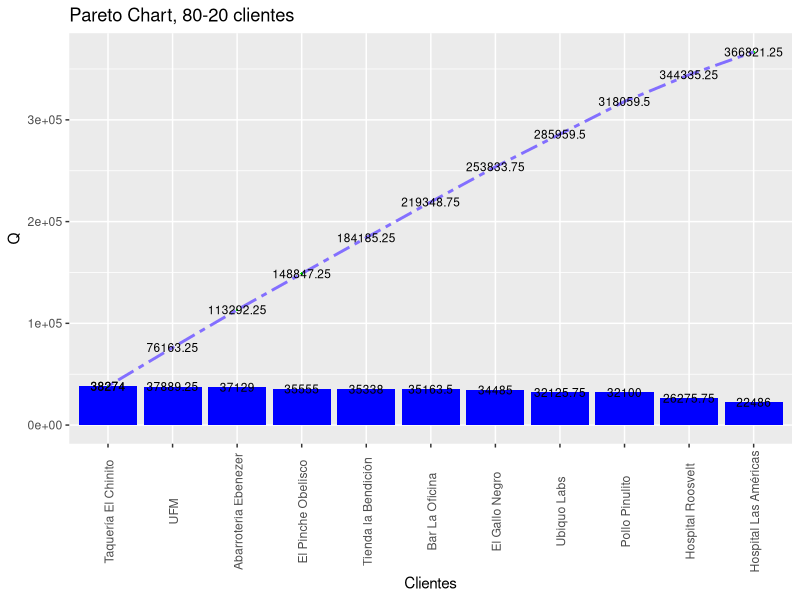
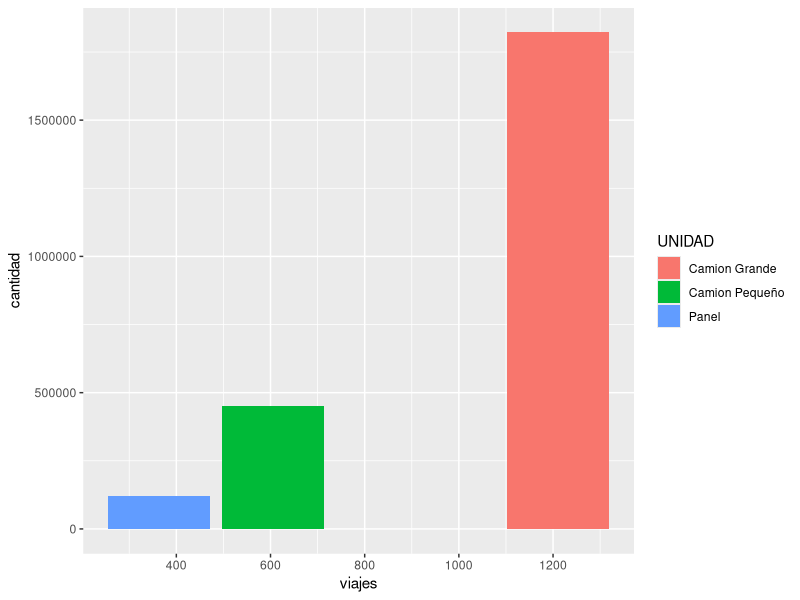
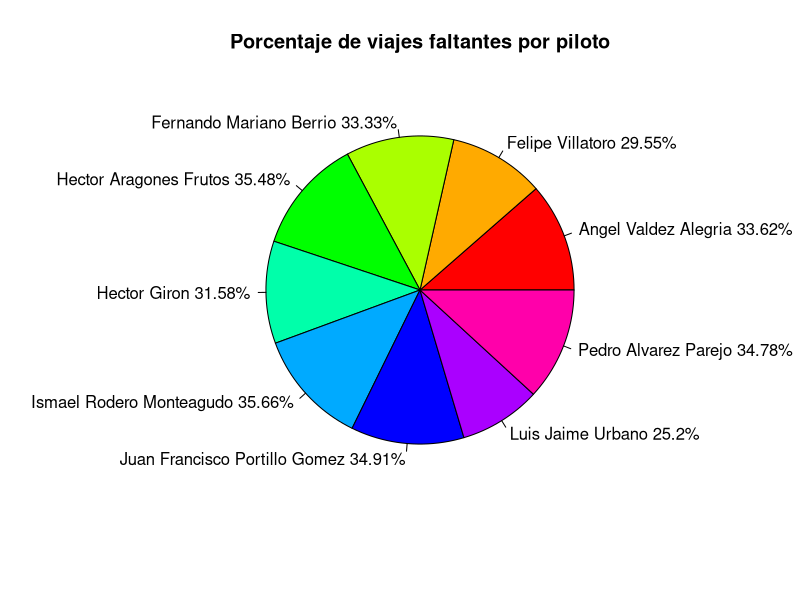
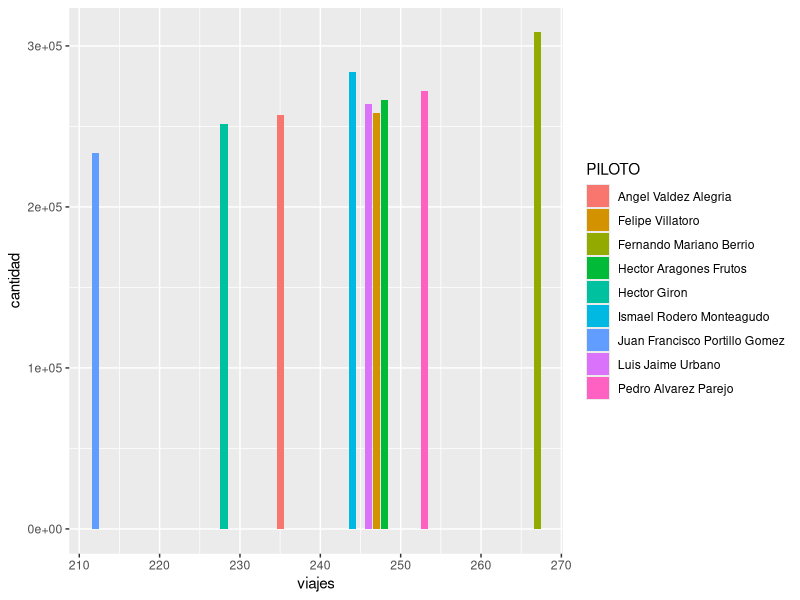

Write R code to recreate these figures, in order.
## ---- chunk 1
library(tidyverse)
library(readr)
library(stringr)
datos <- read_csv('tabla_completa.csv')
head(datos)
## ---- chunk 2
colSums(is.na(datos))
datos$UNIDAD <- str_replace_all(datos$UNIDAD, '�', 'ñ')
datos
## ---- chunk 3
#¿Debemos invertir en la contratación de más personal?
#Son 9 pilotos los que tienen contratados
datos %>% select(PILOTO) %>% distinct() 
#Promedio de quetzales y de la cantidad de productos entregados por piloto
datos %>% select(PILOTO, Q, CANTIDAD) %>% group_by(PILOTO) %>% summarise(PromedioQ = mean(Q),PromedioCantidad = mean(CANTIDAD)) %>% arrange(desc(PromedioQ))
#Ingreso total que hacen todos los pilotos, el promedio de quetzales que hace cada uno y los quetzales que hacen cada uno al mes
TotalQ = sum(datos$Q)
PromedioQ = TotalQ/9
QMensual = PromedioQ/11
TotalQ = format(TotalQ, big.mark = ",")
PromedioQ = format(PromedioQ, big.mark = ",")
QMensual = format(QMensual, big.mark = ",")
tabla = data.frame(TotalQ, PromedioQ, QMensual)
tabla
#El total de quetzales que en realidad hace cada uno
datos %>% select(PILOTO, Q) %>% group_by(PILOTO) %>% summarise(TotalQ = sum(Q)) %>% arrange(desc(TotalQ)) 

#En promedio, los 9 pilotos obtienen cantidades de ganancia similares, al igual que la cantidad de productos que transportan. Según los ingresos totales de los viajes, en promedio cada piloto deberia de obtener un total Q66,500 anual, sin embargo la empresa debería de reconsiderar si las personas que hacen menos o una cantidad baja como Q58,000 deberia seguir trabajando en la empresa, suponiendo que no esta rindiendo las ganancias suficientes para la empresa. Por lo que se debería considerar la opción de contratar a una persona que sea eficiente y que pueda alcanzar los requerimientos de la empresa, es decir, que pueda hacer ganancias mayores al promedio, por ejemplo, el piloto que hace hasta Q77,000. Además, la empresa tendría que analizar si tener una ganancia promedio por piloto mensual de Q6,000 es suficiente para cubrir los costos y el salario del piloto, tomando en cuenta que el salario mínimo es de Q3,000. La única manera rentable de contratar a alguien es si se asegura que éste tendra un rendimiento mayor al promedio para mejorar los ingresos de la empresa.
## ---- chunk 4
#¿Debemos invertir en la compra de más vehículos de distribución? ¿Cuántos y de que tipo?
#Tipos de vehículos que tiene la empresa
datos %>% select(UNIDAD) %>% group_by(UNIDAD) %>% distinct()
#Promedio de la cantidad de productos que transporta cada vehículo y el total de viajes que hace cada uno
datos %>% select(UNIDAD, CANTIDAD, COD_VIAJE) %>% group_by(UNIDAD) %>% summarise(PromedioCantidad = mean(CANTIDAD),viajes = n_distinct(COD_VIAJE)) %>% distinct()
#Número de viajes que hace cada vehículo por ubicación
datos %>% select(UNIDAD, UBICACION,COD_VIAJE) %>% group_by(UNIDAD, UBICACION) %>% summarise(viajes = n_distinct(COD_VIAJE)) %>% distinct()
#Total de viajes por ubicación
datos %>% select(UNIDAD, UBICACION,COD_VIAJE) %>% group_by(UBICACION) %>% summarise(viajes = n_distinct(COD_VIAJE)) %>% distinct()
#Numero de viajes por vehículo
t = data.frame(datos %>% select(UNIDAD, COD_VIAJE) %>% group_by(UNIDAD) %>% summarise(TotalViajes = n_distinct(COD_VIAJE)) %>% arrange(desc(TotalViajes)))
#Nuevo dataframe con los viajes que tienen faltante
faltante1 = data.frame(datos[grep("Faltante",datos$CLIENTE),])
faltante2 = data.frame(datos[grep("FALTANTE",datos$CLIENTE),])
faltante = rbind(faltante1,faltante2)
#Numero de viajes faltantes por vehículo
f = data.frame(faltante %>% select(UNIDAD,COD_VIAJE) %>% group_by(UNIDAD) %>% summarise(ViajesFaltantes = n_distinct(COD_VIAJE)) %>% arrange(desc(ViajesFaltantes)))
f
#Dataframe con todos los viajes y los faltantes por piloto
all = merge(t,f, by="UNIDAD")
#Porcentaje de viajes faltantes por el total de viajes
all$Porcentaje = (all$ViajesFaltantes/all$TotalViajes)*100
all %>% select(everything()) %>% arrange(desc(Porcentaje))
#Cantidad de viajes que realiza cada piloto en cada vehículos y la cantidad de viajes que se hace en total en cada vehículo
p = data.frame(datos %>% select(PILOTO,UNIDAD) %>% group_by(PILOTO) %>% count(UNIDAD)%>% distinct())
v = data.frame(datos %>% select(UNIDAD,COD_VIAJE) %>% group_by(UNIDAD) %>% summarise(viajes = n_distinct(COD_VIAJE))%>% distinct())
#Dataframe con todos los viajes de los vehículos y los del piloto en cada vehículo
all = merge(p,v, by="UNIDAD")
#Porcentaje de viajes que cada piloto hace en el camión grande por el total de viajes
all$Porcentaje = (all$n/all$viajes)*100
all = data.frame(all[grep("Camion Grande",all$UNIDAD),])
all %>% select(everything()) %>% arrange(desc(Porcentaje))
#Cantidad de viajes 
cg = data.frame(datos[grep("Camion Grande",datos$UNIDAD),])
cg = data.frame(cg %>% select(MES,COD_VIAJE) %>% group_by(MES) %>% summarise(ViajesCamionGrande = n_distinct(COD_VIAJE)) %>% distinct())
cg$ViajesPiloto = (cg$ViajesCamionGrande/9)
cg

#De los 3 vehículos, el más rentable es el camión grande porque es el que más viajes hace y el que más productos transporta en promedio. El camión grande y el panel transporta más a la ubicación 76001 y el camión pequeño va más al 76002. Sin embargo, la ubicación a la que más entregan es el 76002. El camión grande es el que tiene un mayor porcentaje de faltantes, esto podría ser culpa del piloto y no del vehículo. Aún asi, el camión grande es el más rentable porque sus números duplican a los del camión pequeño que a su vez, duplican los del panel. Debido a la cantidad de productos que pueden transportar, el mejor vehículo para invertir es el camión grande. Suponiendo que se tiene un camión grande por cada piloto (ya que no se sabe exactamente cuantos tiene la empresa de cada vehículo), la cantidad de camiones a comprar depende de si se contrata pilotos nuevos o si los pedidos aumentan para ese vehículo. Ya que, si mensual cada piloto haría de 10 a 13 viajes y los viajes son muy largos, es necesario que cada uno tenga un camión para poder hacer todas las entregas.
## ---- chunk 5
#Las tarifas actuales ¿son aceptables por el cliente?
#Número de viajes de cada cliente
datos %>% select(CLIENTE) %>% count(CLIENTE) %>% distinct() 
#Dataset con los clientes que hicieron una devolución
devolucion = data.frame(datos[grep("DEVOLUCION",datos$CLIENTE),])
#El único cliente que devuelve los pedidos es El Gallo Negro, lo ha hecho 119 veces
devolucion %>% count(CLIENTE)
#Total de productos que pide cada cliente y la cantidad de viajes 
datos %>% select(CLIENTE, CANTIDAD, COD_VIAJE) %>% group_by(CLIENTE) %>% summarise(TotalCantidad = sum(CANTIDAD),viajes = n_distinct(COD_VIAJE)) %>% distinct() %>% arrange(desc(viajes))
#Total de viajes y el vehículo que en se hizo la entrega
datos %>% select(CLIENTE, COD_VIAJE, UNIDAD) %>% group_by(CLIENTE,UNIDAD) %>% summarise(viajes = n_distinct(COD_VIAJE)) %>% distinct() %>% arrange(desc(viajes))
#Clientes a los que se les entregan los pedidos incompletos
faltante %>% select(CLIENTE,COD_VIAJE) %>% group_by(CLIENTE) %>% summarise(viajes = n()) %>% arrange(desc(viajes))
#Total de quetzales que paga cada cliente
datos %>% select(CLIENTE, Q) %>% group_by(CLIENTE) %>% summarise(TotalQ = sum(Q)) %>% distinct() %>% arrange(desc(TotalQ))
#Porcentaje que representa los viajes faltantes del total de viajes
PorcentajePedidosMalos = ((sum(faltante$COD_VIAJE)+sum(devolucion$COD_VIAJE))/sum(datos$COD_VIAJE))*100
#El 27% de los pedidos terminan en devolución o faltante
PorcentajePedidosMalos

#Son 12 clientes a los que se les entrega, de estos, a 6 se les ha entregado el pedido incompleto y solo El Gallo Negro ha devuelto los pedidos, por lo que, el seria un cliente que no esta de acuerdo con el servicio. La taqueria el chinito es el cliente que más pedidos hace, aún cuando los viajes faltantes hayan sido solo 31 menos de los completos, es el cliente que más dinero paga. El bar la oficina es el segundo que más pide, pero no esta entre los que más pagan. Más del 60% de los viajes se han entregado completos. Los hospitales son los que menos pedidos hacen y los que menos pagan, suponiendo que los demás viajes se entregó el pedido completo. Sin embargo, debido a que no son numeros muy bajos, significa que estan de acuerdo, pues si no les pareciera, dejarían de hacer pedidos con la empresa. En promedio cada cliente hace más de 100 pedidos anuales (9 pedidos mensuales), por lo que, se puede inferir que no tienen problemas con las tarifas. Sin embargo, se debería de analizar si los clientes a los que tienen faltantes estás infelices porque en la mayoría de los casos, los pedidos incompletos son mayores a los completos.
## ---- chunk 6
#¿Nos están robando los pilotos?
#Numero de viajes por piloto
t = data.frame(datos %>% select(PILOTO, COD_VIAJE) %>% group_by(PILOTO) %>% summarise(TotalViajes = n_distinct(COD_VIAJE)) %>% arrange(desc(TotalViajes)))
t
#Numero de viajes faltantes por piloto
f = data.frame(faltante %>% select(PILOTO,COD_VIAJE) %>% group_by(PILOTO) %>% summarise(ViajesFaltantes = n_distinct(COD_VIAJE)) %>% arrange(desc(ViajesFaltantes)))
f
#Dataframe con todos los viajes y los faltantes por piloto
all = merge(t,f, by="PILOTO")
#Porcentaje de viajes faltantes por el total de viajes
all$Porcentaje = (all$ViajesFaltantes/all$TotalViajes)*100
all %>% select(everything()) %>% arrange(desc(Porcentaje))
#Total de viajes y el total de productos que transporta cada piloto
datos %>% select(PILOTO, COD_VIAJE, CANTIDAD) %>% group_by(PILOTO) %>% summarise(Totalviajes = n_distinct(COD_VIAJE), TotalCantidad = format(sum(CANTIDAD),big.mark = ",")) %>% arrange(desc(Totalviajes))
#Cantidad de viajes que realiza cada piloto en cada vehículos
datos %>% select(PILOTO,UNIDAD) %>% group_by(PILOTO) %>% count(UNIDAD)%>% distinct()

#Suponiendo que los viajes que tienen faltantes se deben a un descuido del piloto, se puede observar que Ismael tiene más faltantes en porcentaje al total de viajes que realiza, lo que podría indicar que le está robando a la empresa. Además, Juan también tiene un número de faltantes muy alto sobre el total de viajes, y es el piloto que menos viajes hace, menos productos transporta y el que menos viajes hace con el camión grande. Esto podría deberse a que no se le tiene la confianza suficiente de hacer más viajes con más productos y en el vehículo más rentable, porque podría ser el culpable de tantos casos faltantes. Sin embargo, Ismael es el que más productos entrega en menos viajes, por lo que se debería de analizar si esos productos si se estas entregando o hay alguna falla en este registro.
#Si en promedio todos entregan cantidades de productos similares en una cantidad de viajes similares, otro factor que podría indicar si le estan robando a la empresa es la cantidad entregada dependiendo de la cantidad de viajes. Felipe es el que hace más viajes, pero entrega menos productos. Esto significa que Felipe podría estar robando los productos. Sin embargo, el porcentaje de faltantes de Felipe es muy bajo como para poder inferir que este robando.
## ---- chunk 7
#¿Qué estrategias debo seguir?
#La estrategia que les aconsejaría es despedir a los pilotos poco eficientes y contratar a personas que garanticen el crecimiento de las ganancias de la empresa, la cual conlleva mejorar la entrega de los pedidos sin faltas y así obtener más clientes. Mejorar la disponibilidad de camiones al analizar si les conviene más tener camiones grandes porque son más eficientes y permiten llevar más productos en menos viajes, y solo tener pocos camiones pequeños para pedidos de pocos productos o de localizaciones donde no entra un camión grande o dejarlo como estaban y solo agregar más camiones grandes. Debería de implementarse un sistema para medir la calidad de la entrega y así disminuir las entregas faltantes o las devoluciones, dando incentivos a los pilotos con mejor rendimiento, de esta manera se podrán asegurar de dar el mejor servicios y de obtener la lealtad de sus clientes.
## ---- chunk 8
#Entender visualmente: 80-20 de clientes y cuáles de ellos son los más importantes
library(ggplot2)
#Crear dataset
good1 = data.frame(datos[grep("Faltante",datos$CLIENTE,invert = TRUE),])
good2 = data.frame(good1[grep("FALTANTE",good1$CLIENTE,invert = TRUE),])
good = data.frame(good2[grep("DEVOLUCION",good2$CLIENTE,invert = TRUE),])
#Supuse que despacho a cliente es un pedido completo al igual que los que solo tienen el nombre del cliente
good$CLIENTE <- str_replace_all(good$CLIENTE, 'UNIVERSIDAD FRANCISCO MARROQUIN/Despacho a cliente', 'UFM')
good$CLIENTE <- str_replace_all(good$CLIENTE, 'ABARROTERIA EBENEZER/Despacho a cliente', 'Abarroteria Ebenezer')
good$CLIENTE <- str_replace_all(good$CLIENTE, 'BAR LA OFICINA', 'Bar La Oficina')
good$CLIENTE <- str_replace_all(good$CLIENTE, 'EL GALLO NEGRO / Despacho a cliente', 'El Gallo Negro')
good$CLIENTE <- str_replace_all(good$CLIENTE, 'EL PINCHE OBELISCO / Despacho a cliente', 'El Pinche Obelisco')
good$CLIENTE <- str_replace_all(good$CLIENTE, 'HOSPITAL LAS AMERICAS', 'Hospital Las Américas')
good$CLIENTE <- str_replace_all(good$CLIENTE, 'HOSPITAL ROOSEVELT / Despacho a cliente', 'Hospital Roosvelt')
good$CLIENTE <- str_replace_all(good$CLIENTE, 'POLLO PINULITO/Despacho a cliente', 'Pollo Pinulito')
good$CLIENTE <- str_replace_all(good$CLIENTE, 'TAQUERIA EL CHINITO', 'Taquería El Chinito')
good$CLIENTE <- str_replace_all(good$CLIENTE, 'TIENDA LA BENDICION / Despacho a cliente', 'Tienda la Bendición')
good$CLIENTE <- str_replace_all(good$CLIENTE, 'UBIQUO LABS', 'Ubiquo Labs')

good = data.frame(good %>% select(CLIENTE, Q) %>% group_by(CLIENTE) %>% summarise(TotalQ = sum(Q)) %>% arrange(desc(TotalQ)))
good <- good[order(good$TotalQ, decreasing=TRUE), ]
good$cumulative <- cumsum(good$TotalQ)
good$CLIENTE <- factor(good$CLIENTE, levels=good$CLIENTE)
ggplot(good, aes(x=good$CLIENTE),size =1) +
geom_bar(aes(y=good$TotalQ), fill='blue', stat="identity", size =1) +
geom_point(aes(y=good$cumulative), color = rgb(0, 1, 0), pch=16, size=0.5) +
  geom_path(aes(y=good$cumulative, group=1), colour="slateblue1", lty=6, size=1) +
  geom_text(size = 3,label=good$TotalQ, y=good$TotalQ)+
  geom_text(size = 3,label=good$cumulative, y=good$cumulative)+
theme(axis.text.x = element_text(angle=90, vjust=0.6)) +
labs(title = "Pareto Chart, 80-20 clientes", x = 'Clientes', y ='Q')

#Tomando en cuenta solo los clientes cuyos pedidos se han completado, los mejores clientes para la empresa son la taqueria el chinito, la universidad y la abarroteria ebenezer, pues son los clientes que más ha comprado en términos de dinero y que sobresalen. Se analizó la cantidad de quetzales porque si se analiza el número de viajes puede que el cliente haga más viajes de los que debería y no pague lo suficiente para cubrir el costo del viaje. El acumulado de todos los clientes es de Q366,821.25 anuales.
## ---- chunk 9
#Entender visualmente: Mejores pilotos y transportes más efectivos.
#Gráfica de número de viajes y cantidad de productos por camiones
d = datos %>% select(UNIDAD, CANTIDAD, COD_VIAJE) %>% group_by(UNIDAD) %>% summarise(cantidad = sum(CANTIDAD), viajes = n_distinct(COD_VIAJE)) %>% distinct()
ggplot(d, aes(fill=UNIDAD, y=cantidad, x=viajes)) + 
    geom_bar(position="dodge", stat="identity")
#La gráfica demuestra que el transporte más efectivo es el camión grande porque es la unidad que transporta más productos y hace más viajes.

#Numero de viajes por piloto
t = data.frame(datos %>% select(PILOTO, COD_VIAJE) %>% group_by(PILOTO) %>% summarise(TotalViajes = n_distinct(COD_VIAJE)) %>% arrange(desc(TotalViajes)))
#Numero de viajes faltantes por piloto
f = data.frame(faltante %>% select(PILOTO,COD_VIAJE) %>% group_by(PILOTO) %>% summarise(ViajesFaltantes = n_distinct(COD_VIAJE)) %>% arrange(desc(ViajesFaltantes)))
#Dataframe con todos los viajes y los faltantes por piloto
all = merge(t,f, by="PILOTO")
#Porcentaje de viajes faltantes por el total de viajes
all$Porcentaje = as.numeric(format((all$ViajesFaltantes/all$TotalViajes)*100, digits = 4))

#Pie chart de los viajes faltantes por piloto
pielabels<- paste(all$PILOTO," ", all$Porcentaje, "%", sep="")
pie(all$Porcentaje, labels = pielabels, col=rainbow(length(all$PILOTO)),
   main="Porcentaje de viajes faltantes por piloto")
#Número de viajes y cantidad total de productos por piloto
p = datos %>% select(PILOTO, CANTIDAD, COD_VIAJE) %>% group_by(PILOTO) %>% summarise(cantidad = sum(CANTIDAD), viajes = n_distinct(COD_VIAJE)) %>% distinct()
ggplot(p, aes(fill=PILOTO, y=cantidad, x=viajes)) + 
    geom_bar(position="dodge", stat="identity")
#Tomando los viajes incompletos como un factor para determinar el piloto más eficiente, según el pie chart, el mejor piloto es Luis Jaime porque tiene el porcentaje más bajo de viajes faltantes respecto al total de sus viajes. Pero si tomamos en cuenta el número de viajes que hace y la cantidad que transporta, el mejor es Fernando, esto significa que a él se le da la confianza de tener más viajes con más producto. En este caso, el que menos viajes hace pero entrega más productos es Ismael, pero como se mencionó anteriormente, es extraño que él tenga el tenga porcentaje de faltantes más alto, por lo que se debería de analizar esta situación.
